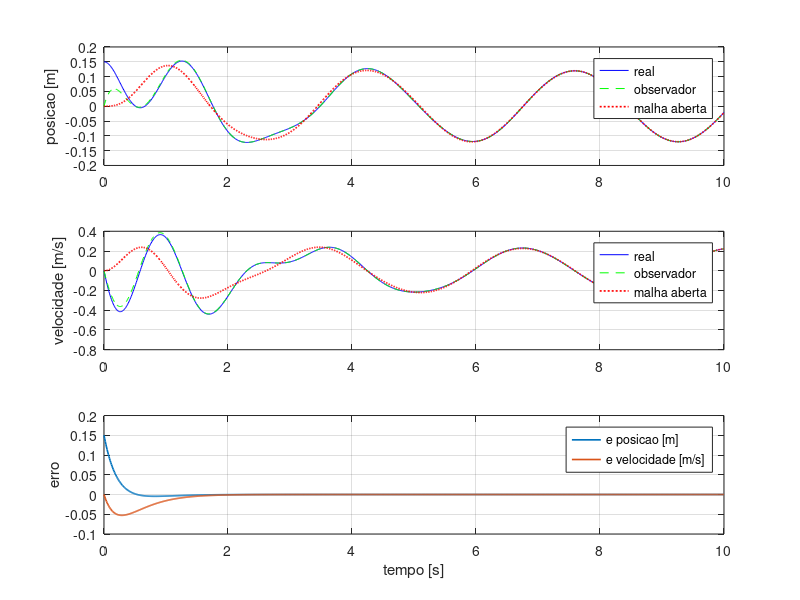
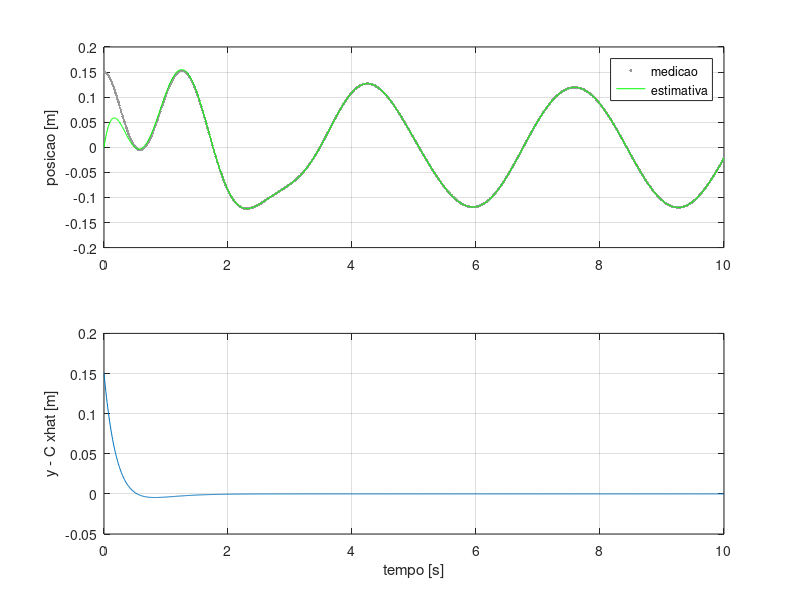
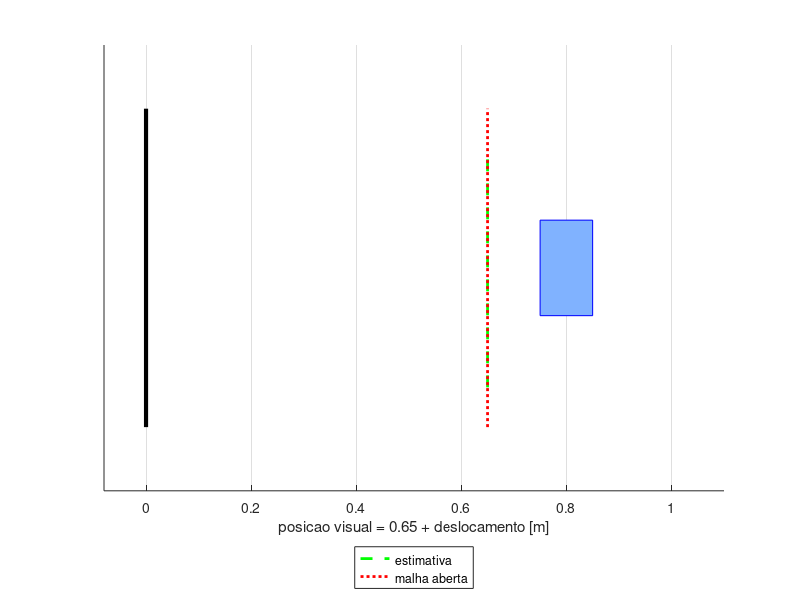

Reproduce these figures in MATLAB, in order. (Note: this script raises an error after producing the figures.)
function out = massa_mola_students(cfg)
% Observadores CA | massa-mola-amortecedor | MATLAB R2020b+.
% Requer Control System Toolbox. Executar: massa_mola_students
% Automatizar: r=massa_mola_students(struct('animate',false,'plots',false));
if nargin<1, cfg=struct; end
cfg=defaults(cfg,struct('Ts',0.01,'T',10,'poles',[-3 -4], ...
    'sigma',0,'mReal',1,'cReal',1.5,'kReal',20, ...
    'x0',[0.15;0],'xh0',[0;0],'animate',true,'plots',true, ...
    'saveVideo',true,'videoFile','anim_observador.mp4','seed',7));
assert(cfg.Ts>0 && cfg.T>2,'Usar Ts>0 e T>2.');
rng(cfg.seed);

m=1; c=1.5; k=20;
A=[0    1;
   -k/m -c/m]; 
B=[0;
   1/m]; 
C=[1 0]; 
D=0;
n=2;

sysd=c2d(ss(A,B,C,D),cfg.Ts,'zoh');
Ad=sysd.A; Bd=sysd.B; Cd=sysd.C;
realD=c2d(ss([0                    1; ...
              -cfg.kReal/cfg.mReal -cfg.cReal/cfg.mReal], ...
             [0;1/cfg.mReal], ...
             C, ...
             0),cfg.Ts,'zoh');
t=0:cfg.Ts:cfg.T; 
N=numel(t); 
u=2*sin(2*pi*0.3*t);

%% BLOCO 1: observabilidade (modelo continuo).
% TODO 1: construir O e verificar se rank(O)==2.

O=obsv(A, C); 
if rank(O) == n;
    fprintf('O sistema é observável\n')
else
    fprintf('O sistema não é observável\n');
end

%% BLOCO 2: polos do observador preditor discreto.
% TODO 2: mapear cfg.poles para pd=exp(...), depois usar place.

pd=exp(cfg.poles*cfg.Ts)
L=place(Ad',Cd',pd)'
if eig(Ad-L*Cd) == pd
    fprintf('Os pólos coincidem\n')
else
    fprintf('Os pólos não coincidem\n')
end

X=zeros(2,N); H=X; OL=X; Y=zeros(1,N); innovation=zeros(1,N);
X(:,1)=cfg.x0; H(:,1)=cfg.xh0; OL(:,1)=cfg.xh0;
noise=cfg.sigma*randn(1,N);
for j=1:N
    % Primeiro guardar/medir os estados na MESMA amostra j.
    Y(j)=Cd*X(:,j)+noise(j);
    %% BLOCO 3: unica medida disponivel ao observador: Y(j).
    % TODO 3: substituir 0 pela inovacao y_j - Cd*xhat_j.
    
    innovation(j)=Y(j)-Cd*H(:,j);
    if j<N
        X(:,j+1)=realD.A*X(:,j)+realD.B*u(j);
        OL(:,j+1)=Ad*OL(:,j)+Bd*u(j);
        %% BLOCO 4: observador preditor. Nao usar X na atualizacao.
        % TODO 4: acrescentar o termo de correcao L*innovation(j).
        
        H(:,j+1)=Ad*H(:,j)+Bd*u(j)+L*innovation(j);
    end
end
E=X-H; Eol=X-OL; mask=t>=2;
rmse=sqrt(mean(E(:,mask).^2,2));
fprintf('Posto O: %d/2; RMSE apos 2 s: pos=%.5g m, vel=%.5g m/s\n', ...
    rank(obsv(A,C)),rmse(1),rmse(2));

if cfg.plots
    figure('Name','Estados e erro','Color','k');
    labels={'posicao [m]','velocidade [m/s]'};
    for s=1:2
        subplot(3,1,s); plot(t,X(s,:),'b',t,H(s,:),'g--',t,OL(s,:),'r:','LineWidth',1.2);
        grid on; ylabel(labels{s}); legend('real','observador','malha aberta');
    end
    subplot(3,1,3); plot(t,E,'LineWidth',1.2);grid on;
    xlabel('tempo [s]');ylabel('erro');legend('e posicao [m]','e velocidade [m/s]');
    figure('Name','Medicao e inovacao','Color','k');
    subplot(2,1,1);plot(t,Y,'.','Color',[.6 .6 .6]);hold on;plot(t,H(1,:),'g');
    ylabel('posicao [m]');legend('medicao','estimativa');grid on;
    subplot(2,1,2);plot(t,innovation);ylabel('y - C xhat [m]');xlabel('tempo [s]');grid on;
end
if cfg.animate
    animate(t,X,H,OL,cfg);
end
out=struct('t',t,'u',u,'X',X,'H',H,'OL',OL,'Y',Y,'E',E, ...
    'Eol',Eol,'innovation',innovation,'L',L,'Ad',Ad,'Cd',Cd, ...
    'poles',eig(Ad-L*Cd),'rmse',rmse,'cfg',cfg);
end
function c=defaults(c,d)
f=fieldnames(d);for j=1:numel(f),if ~isfield(c,f{j}),c.(f{j})=d.(f{j});end,end
end
function animate(t,X,H,OL,cfg)
f=figure('Name','Massa-mola: real e estimativas','Color','k','Position',[80 80 1000 420]);
ax=axes(f);hold(ax,'on');grid(ax,'on');
base=0.65; bw=.10; bh=.12;
allp=base+[X(1,:) H(1,:) OL(1,:)];
xlim([min(-.08,min(allp)-.18),max(1.1,max(allp)+.18)]);ylim([-.28 .28]);
plot([0 0],[-.20 .20],'k','LineWidth',3);
block=rectangle('Position',[base+X(1,1)-bw/2,-bh/2,bw,bh], ...
    'FaceColor',[.5 .7 1],'EdgeColor','b');
spring=plot(nan,nan,'b','LineWidth',1.5);
damper=plot(nan,nan,'k','LineWidth',2);
h=plot([base base],[-.15 .15],'g--','LineWidth',2);
o=plot([base base],[-.20 .20],'r:','LineWidth',2);
legend([h o],{'estimativa','malha aberta'},'Location','southoutside');
xlabel('posicao visual = 0.65 + deslocamento [m]');set(ax,'YTick',[]);
writer=[];
if cfg.saveVideo
    writer=VideoWriter(cfg.videoFile,'MPEG-4');writer.FrameRate=30;open(writer);
    cleanup=onCleanup(@()close(writer)); 
end
% 30 frames/s; cada frame representa o tempo indicado no titulo.
frames=unique([round(linspace(1,numel(t),round(t(end)*30)+1)) numel(t)]);
clock0=tic;
for j=frames
    if ~isgraphics(f),break,end
    pos=base+X(1,j);block.Position=[pos-bw/2,-bh/2,bw,bh];
    sx=linspace(.03,pos-bw/2,25);sy=.025*(-1).^(0:24);sy([1 end])=0;
    set(spring,'XData',sx,'YData',sy);
    set(damper,'XData',[0 .12 .12 pos-bw/2],'YData',[-.13 -.13 -.10 -.10]);
    set(h,'XData',base+H(1,j)*[1 1]);set(o,'XData',base+OL(1,j)*[1 1]);
    title(sprintf('t = %.2f s | azul: massa real | verde: observador | vermelho: malha aberta',t(j)));
    drawnow;
    if cfg.saveVideo,writeVideo(writer,getframe(f));else,pause(max(0,t(j)-toc(clock0)));end
end
end
